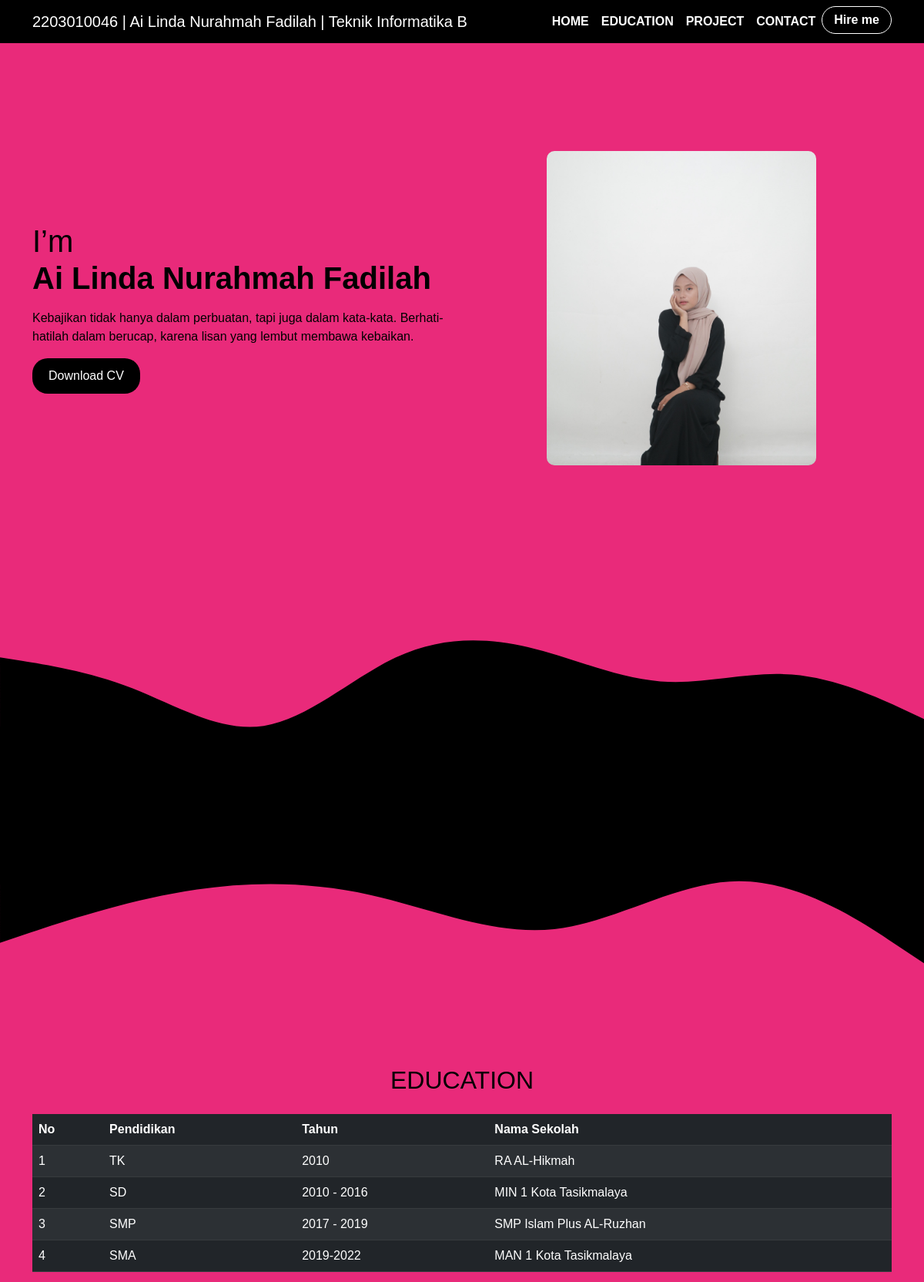
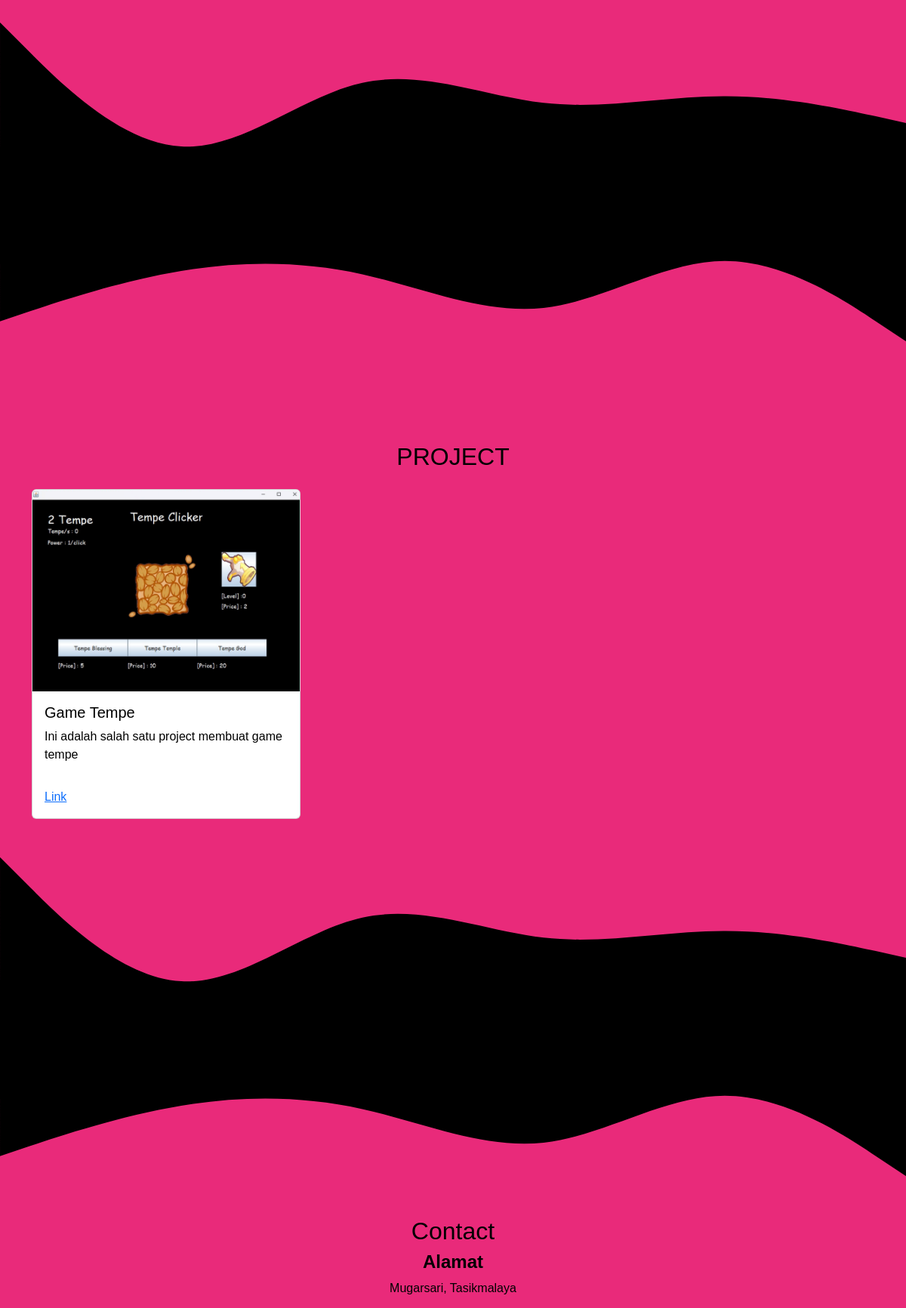
The page / (upper part) on the database its author committed (2 pictures, top to bottom).
### tables this page shows
CREATE TABLE `users` (
  `id` int(11) NOT NULL,
  `nama` varchar(255) NOT NULL,
  `jenis_kelamin` enum('Laki-laki','Perempuan') NOT NULL,
  `alamat` text NOT NULL,
  `deskripsi` text DEFAULT NULL,
  `foto` varchar(255) DEFAULT NULL
);

CREATE TABLE `education` (
  `id` int(11) NOT NULL,
  `no` int(11) NOT NULL,
  `pendidikan` varchar(255) NOT NULL,
  `tahun` varchar(255) NOT NULL,
  `nama_sekolah` varchar(255) NOT NULL
);

CREATE TABLE `project` (
  `id` int(11) NOT NULL,
  `no` int(11) NOT NULL,
  `nama_project` varchar(255) NOT NULL,
  `keterangan` varchar(255) NOT NULL,
  `image` varchar(255) NOT NULL,
  `link_project` varchar(255) NOT NULL
);

### index.php (the view, shortened to what this page needs)
<?php
$host = "localhost";
$user = "root";
$password = "";
$database = "cv_ailinda_2203010046";
$conn = new mysqli($host, $user, $password, $database);
$sql = "SELECT id, nama, jenis_kelamin, alamat, deskripsi, foto FROM users";
$result = $conn->query($sql);
$sql1 = "SELECT no, pendidikan, tahun, nama_sekolah FROM education";
$result1 = $conn->query($sql1);
$sql2 = "SELECT  nama_project, keterangan, image, link_project FROM project";
$result2 = $conn->query($sql2);
?>
<!DOCTYPE html>
<html lang="en">
<head>
  <link href="https://cdn.jsdelivr.net/npm/bootstrap@5.3.0-alpha1/dist/css/bootstrap.min.css"
    rel="stylesheet">
  <link
    rel="stylesheet"
    href="https://cdn.jsdelivr.net/npm/bootstrap-icons@1.11.3/font/bootstrap-icons.min.css" />
  <link rel="stylesheet" href="style.css">
</head>
<body>
  <nav class="navbar navbar-expand-lg bg-black fixed-top">
    <div class="container">
      <a class="navbar-brand text-white" href="#">2203010046 | Ai Linda Nurahmah Fadilah | Teknik Informatika B</a>
      <div class="collapse navbar-collapse justify-content-end" id="navbarNav">
        <ul class="navbar-nav">
          <li class="nav-item"><a class="nav-link" href="#home"><b>HOME</b></a></li>
          <li class="nav-item"><a class="nav-link" href="#education"><b>EDUCATION</b></a></li>
          <li class="nav-item"><a class="nav-link" href="#projects"><b>PROJECT</b></a></li>
          <li class="nav-item"><a class="nav-link" href="#contact"><b>CONTACT</b></a></li>
          <li class="nav-item">
            <button class="btn hire-btn"><b>Hire me</b></button>
          </li>
        </ul>
      </div>
    </div>
  </nav>
  <section class="hero-section" id="home">
    <div class="container">
      <div class="row align-items-center">
        <?php while ($row = $result->fetch_assoc()): ?>
          <div class="col-md-6 hero-content">
            <h1 class="text-black"><span class="text-black">I’m</span> <br> <?= $row['nama'] ?></h1>
            <p class="my-3 text-black">
              <?= $row['deskripsi'] ?>
            </p>
            <a href="#" class="btn btn-custom">Download CV</a>
          </div>
          <div class="col-md-6 text-center hero-image">
            <img src="backend/assets/images/<?= $row['foto'] ?>" alt="Foto" width="100">
          </div>
      </div>
    </div>
  <?php endwhile; ?>
  </section>
  <section id="" style="margin-bottom: -30px;">
  </section>
  <section id="">
  </section>
  <section id="education" class="bg-pink">
    <div class="container">
      <div class="row text-center mb-3">
        <div class="col text-black">
          <h2>EDUCATION</h2>
        </div>
      </div>
      <table class="table table table-dark table-striped">
        <thead>
          <tr>
            <th scope="col">No</th>
            <th scope="col">Pendidikan</th>
            <th scope="col">Tahun</th>
            <th scope="col">Nama Sekolah</th>
          </tr>
        </thead>
        <tbody>
          <?php if ($result1->num_rows > 0): ?>
            <?php while ($row1 = $result1->fetch_assoc()): ?>
              <tr>
                <td><?= $row1['no'] ?></td>
                <td><?= $row1['pendidikan'] ?></td>
                <td><?= $row1['tahun'] ?></td>
                <td><?= $row1['nama_sekolah'] ?></td>
              </tr>
            <?php endwhile; ?>
          <?php else: ?>
            <tr>
              <td colspan="4">Tidak ada data pendidikan</td>
            </tr>
          <?php endif; ?>
        </tbody>
      </table>
    </div>
  </section>
  <section id="" style="margin-top: -30px;">
  </section>
  <section id="projects">
    <div class="container">
      <div class="row text-center mb-3">
        <div class="col">
          <h2 class="text-black">PROJECT</h2>
        </div>
      </div>
      <div class="row">
        <?php if ($result2->num_rows > 0): ?>
          <?php while ($row2 = $result2->fetch_assoc()): ?>
            <div class="col-md-4 mb-4">
              <div class="card" style="width: 100%;">
                <img src="backend/assets/images/<?= $row2['image'] ?>" class="card-img-top" alt="<?= $row2['nama_project'] ?>">
                <div class="card-body text-black">
                  <h5 class="card-title"><?= $row2['nama_project'] ?></h5>
                  <p class="card-text"><?= $row2['keterangan'] ?></p>
                </div>
                <div class="card-body">
                  <a href="<?= $row2['link_project'] ?>" class="card-link" target="_blank">Link</a>
                </div>
              </div>
            </div>
          <?php endwhile; ?>
        <?php else: ?>
          <div class="col">
            <p>No projects available.</p>
          </div>
        <?php endif; ?>
      </div>
    </div>
  </section>
  <footer id="contact" class="bg-pink text-black pb-5">
    <h2 class="text-center">Contact</h2>
    <h4 class="text-center"><b>Alamat</b></h4>
    <p class="text-center">Mugarsari, Tasikmalaya</p>
  </footer>
  <link href="https://cdn.jsdelivr.net/npm/bootstrap-icons/font/bootstrap-icons.css" rel="stylesheet">
</body>
</html>

### style.css (style rules this page uses)
body { background-color: #e92a7a; color: #fff; font-family: Arial, sans-serif; }
.hero-section { min-height: 100vh; display: flex; align-items: center; }
.hero-content h1 { font-weight: bold; font-size: 2.5rem; }
.hero-content h1 span { color: #aaa; font-weight: normal; }
.btn-custom { background-color: #000000; color: white; border-radius: 20px; padding: 10px 20px; }
.nav-link { color: white !important; }
.hire-btn { background-color: #000; border: 1px solid white; color: white; border-radius: 20px; padding: 5px 15px; }
.hero-image img { width: 100%; max-width: 350px; border-radius: 10px; }
#education { padding-top: 5rem; }
#projects { padding-top: 5rem; }

### rows shown on the page
users: nama "Ai Linda Nurahmah Fadilah", deskripsi "Kebajikan tidak hanya dalam perbuatan, tapi juga dalam kata-kata. Berhati-hatilah dalam berucap, karena lisan yang lembut membawa kebaikan.", foto (picture)
education: no "1", pendidikan "TK", tahun "2010", nama_sekolah "RA AL-Hikmah"
education: no "2", pendidikan "SD", tahun "2010 - 2016", nama_sekolah "MIN 1 Kota Tasikmalaya"
education: no "3", pendidikan "SMP", tahun "2017 - 2019", nama_sekolah "SMP Islam Plus AL-Ruzhan"
education: no "4", pendidikan "SMA", tahun "2019-2022", nama_sekolah "MAN 1 Kota Tasikmalaya"
project: image (picture), nama_project "Game Tempe", keterangan "Ini adalah salah satu project membuat game tempe"
